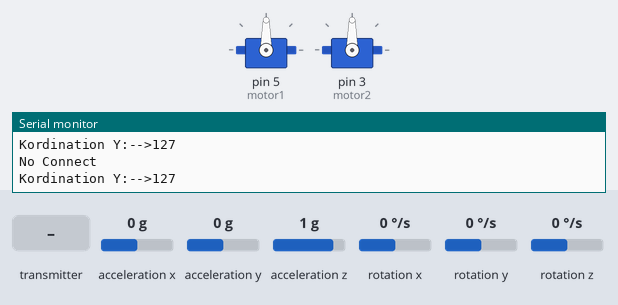
A sketch run on a simulated Arduino Uno, built with avr-gcc and run on an emulated ATmega328P. Parts: 2 × servo, the last lines printed to the serial monitor. Inputs (shaded band) come from the test bench; at power-on: acceleration x 0 g, acceleration y 0 g, acceleration z 1 g, rotation x 0 °/s, rotation y 0 °/s, rotation z 0 °/s. No radio packets arrive unless stated.

Above: at 1.2 s.
1.3 s: the transmitter starts sending Throttle = 0
At 2.6 s:
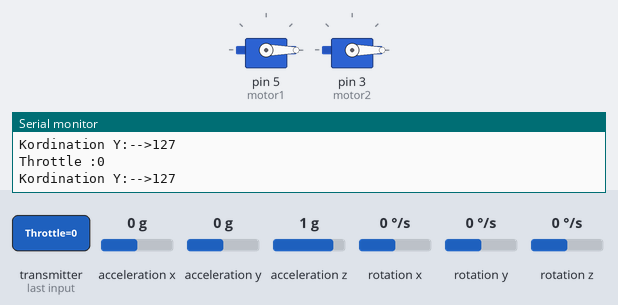
2.9 s: the transmitter starts sending Throttle = 256
At 4.1 s:
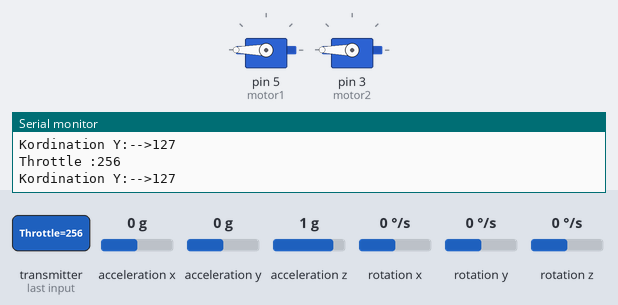
4.5 s: the transmitter starts sending Throttle = 1023
At 5.2 s:
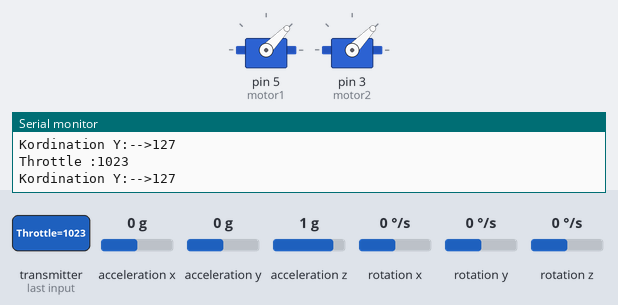
6.0 s: the transmitter starts sending Throttle = 512
At 6.7 s:
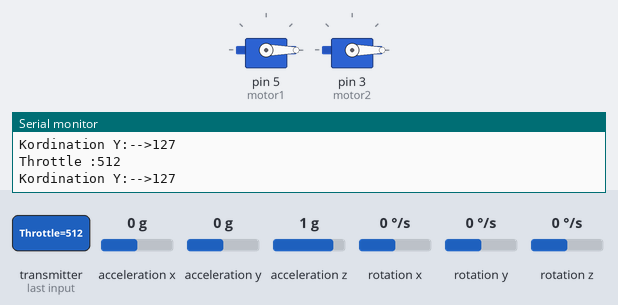
Timing chart, 0 to 8.6 s (numbered marks = the images above; inputs shaded):
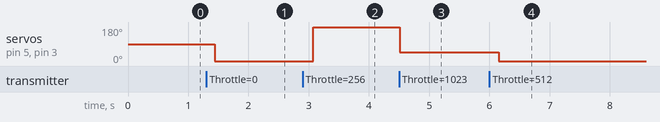

The sketch:

Receiver.ino
```cpp
#include <SPI.h>
#include <nRF24L01.h>
#include <RF24.h>
 #include<Servo.h>
#include "Wire.h"
#include "I2Cdev.h"
#include "MPU6050.h"
 MPU6050 mpu;


 Servo motor1;
 Servo motor2;
 int Throttle;

 int ax,ay,az,gx,gy,gz;
RF24 radio(9, 8);
const byte address[6] = "00001";
void setup()

{
  Wire.begin();
  mpu.initialize();
  while (!Serial);
  Serial.begin(9600);
  radio.begin();
  radio.openReadingPipe(0, address);
  radio.startListening();
motor1.attach(5);
motor2.attach(3);

}

void loop() {

mpu.getMotion6(&ax, &ay, &az, &gx,  &gy,  &gz);
  //Serial.print("X:-->"); Serial.print(map(ax,-17000, 17000, 0, 255));
  Serial.print("Kordination Y:-->"); Serial.println(map(ay,-17000, 17000, 0, 255));
  //Serial.print("Z:-->"); Serial.println(map(az,-17000, 17000, 0, 255));
      delay(200);


  if (radio.available()) {
     radio.read(&Throttle, sizeof(Throttle));
    Serial.print("Throttle :");
    Serial.println(Throttle);
    motor1.write(Throttle);
    motor2.write(Throttle);

  }

  else{
  Serial.println("No Connect");
  Throttle=0;
}

}
```

Measured:
- after the input at 1.3 s, servo on pin 5 (motor1), servo on pin 3 (motor2): 90° → 0° after 0.14 s
- after the input at 2.9 s, servo on pin 5 (motor1), servo on pin 3 (motor2): 0° → 180° after 0.18 s
- after the input at 4.5 s, servo on pin 5 (motor1), servo on pin 3 (motor2): 180° → 46° at once
- after the input at 6.0 s, servo on pin 5 (motor1), servo on pin 3 (motor2): 46° → 0° after 0.15 s
